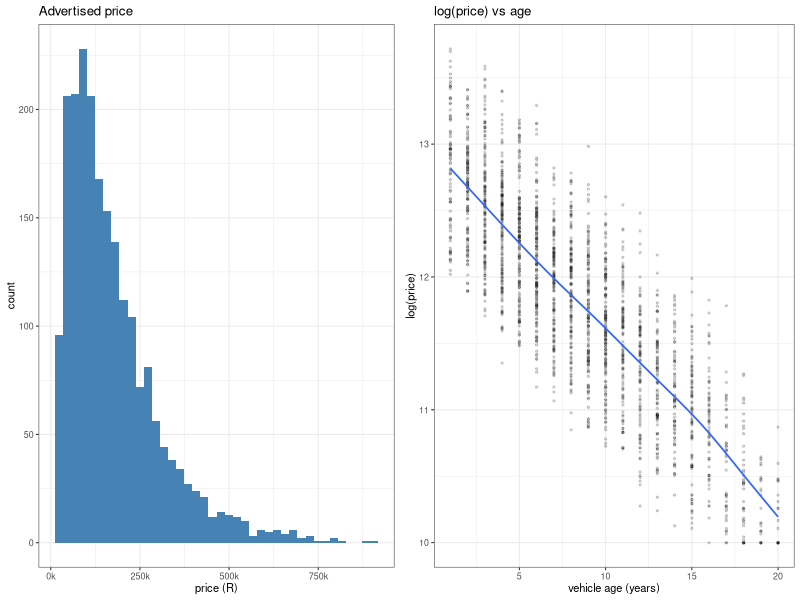
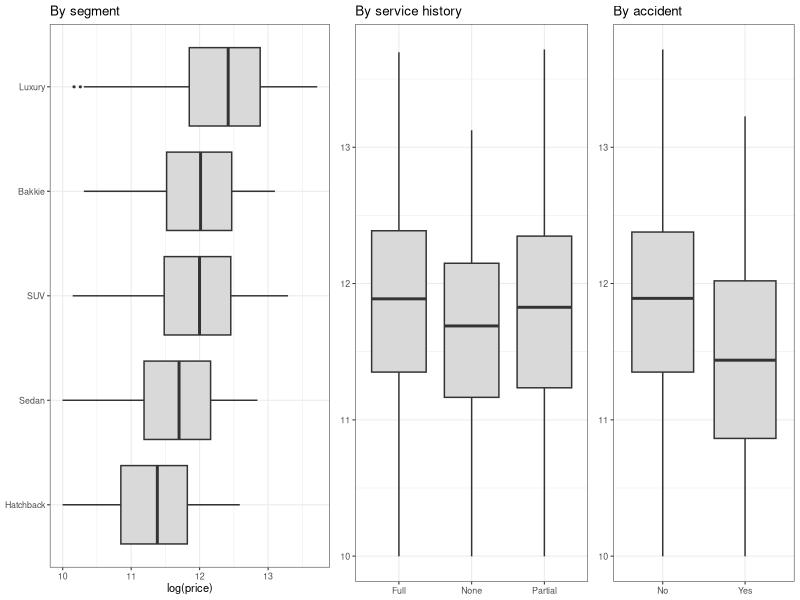
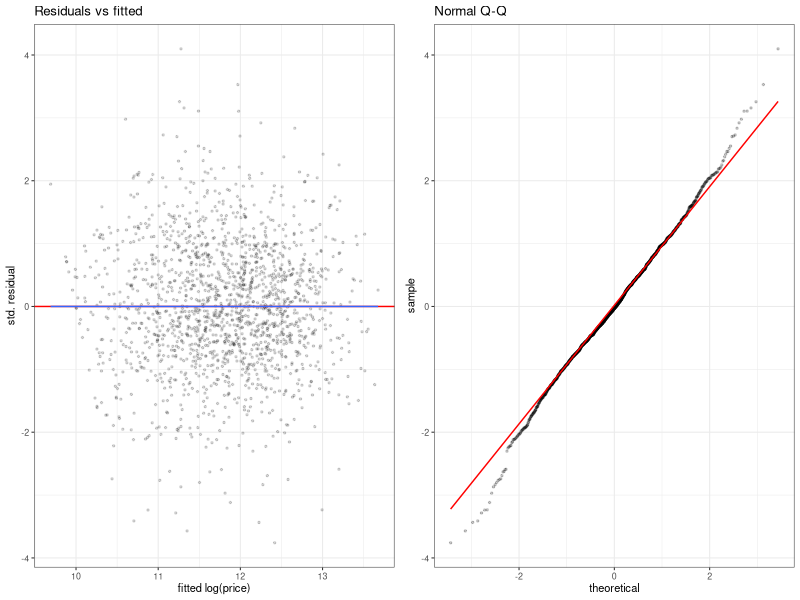
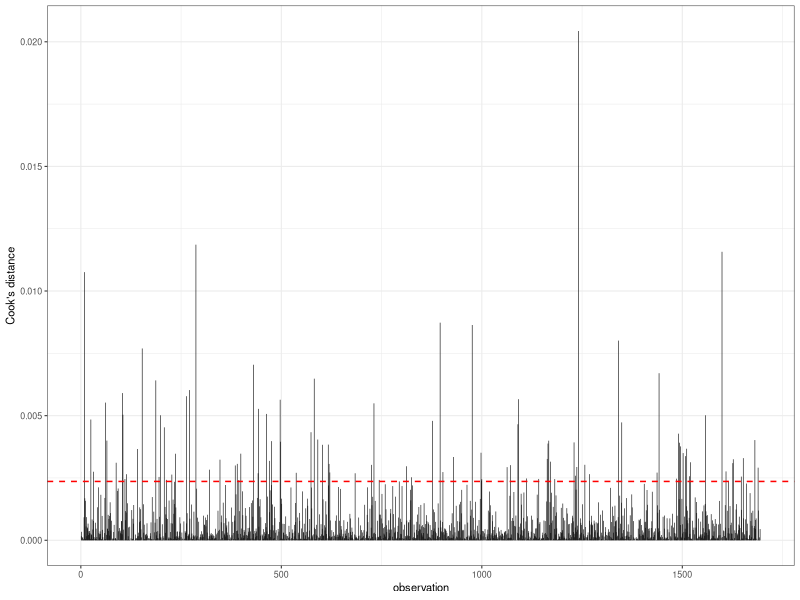

Source code (R) for these figures, in order:
## ---- chunk 1
knitr::opts_chunk$set(echo = TRUE, message = FALSE, warning = FALSE,
                      fig.align = "center", out.width = "95%")
suppressPackageStartupMessages({
  library(dplyr); library(ggplot2); library(ggpubr); library(scales)
  library(car); library(nortest); library(leaps)
})
theme_set(theme_bw(base_size = 8))
rmse <- function(y, yhat) sqrt(mean((y - yhat)^2))   # prediction accuracy metric
## ---- chunk 2
train_raw <- read.csv("Assignment Information and Data sets-20260907/project_traindata.txt",
                      stringsAsFactors = TRUE)
# listing_id is an identifier (not a characteristic); model_year is a perfect linear
# duplicate of vehicle_age (model_year + vehicle_age = 2026), so we keep vehicle_age only.
dat <- train_raw %>% select(-listing_id, -model_year)
## ---- chunk 3
p1 <- ggplot(dat, aes(price)) + geom_histogram(bins = 40, fill = "steelblue") +
  scale_x_continuous(labels = label_number(scale = 1e-3, suffix = "k")) +
  labs(x = "price (R)", y = "count", title = "Advertised price")
p2 <- ggplot(dat, aes(vehicle_age, log(price))) +
  geom_point(alpha = 0.15, size = 0.5) + geom_smooth(se = FALSE, linewidth = 0.6) +
  labs(x = "vehicle age (years)", y = "log(price)", title = "log(price) vs age")
ggarrange(p1, p2, ncol = 2)
## ---- chunk 4
b1 <- ggplot(dat, aes(reorder(segment, log(price), median), log(price))) +
  geom_boxplot(fill = "grey85", outlier.size = 0.4) + coord_flip() +
  labs(x = NULL, y = "log(price)", title = "By segment")
b2 <- ggplot(dat, aes(service_history, log(price))) +
  geom_boxplot(fill = "grey85", outlier.size = 0.4) +
  labs(x = NULL, y = NULL, title = "By service history")
b3 <- ggplot(dat, aes(accident_history, log(price))) +
  geom_boxplot(fill = "grey85", outlier.size = 0.4) +
  labs(x = NULL, y = NULL, title = "By accident")
ggarrange(b1, b2, b3, ncol = 3, widths = c(1.3, 1, 0.8))
## ---- chunk 5
set.seed(244)
idx   <- sample(seq_len(nrow(dat)), size = floor(0.80 * nrow(dat)))
train <- dat[idx, ]      # n = 1695
valid <- dat[-idx, ]     # n = 424
c(train = nrow(train), validation = nrow(valid), predictors = ncol(dat) - 1)
## ---- chunk 6
full_log <- lm(log(price) ~ ., data = train)
drop1(full_log, test = "F")                 # colour & warranty_months: not significant
step_aic <- step(full_log, direction = "both", trace = 0)   # confirms same reduced set
train <- train %>% select(-colour, -warranty_months)
valid <- valid %>% select(-colour, -warranty_months)
## ---- chunk 7
f0 <- log(price) ~ .                                                        # reduced additive
f1 <- log(price) ~ . - vehicle_age + poly(vehicle_age, 2)                   # + age^2
f2 <- log(price) ~ . - vehicle_age - mileage +
        poly(vehicle_age, 2) + poly(mileage, 2)                             # + mileage^2
f3 <- log(price) ~ . - vehicle_age - mileage +
        poly(vehicle_age, 2) + poly(mileage, 2) + segment:poly(vehicle_age, 2)  # + segment x age
mods <- list(Additive = f0, `+age^2` = f1, `+mileage^2` = f2, `+seg:age` = f3)
res <- sapply(mods, function(f) {
  m  <- lm(f, data = train)
  s2 <- summary(m)$sigma^2                       # log-normal back-transform bias correction
  c(adjR2   = summary(m)$adj.r.squared,
    trRMSE  = rmse(train$price, exp(predict(m, train)) * exp(s2 / 2)),
    valRMSE = rmse(valid$price, exp(predict(m, valid)) * exp(s2 / 2)))
})
tab <- t(res)
data.frame(adjR2 = round(tab[, "adjR2"], 3),
           trainRMSE = round(tab[, "trRMSE"]),
           validRMSE = round(tab[, "valRMSE"]))
## ---- chunk 8
final <- lm(f3, data = train)
sigma2 <- summary(final)$sigma^2
## ---- chunk 9
fit_df <- data.frame(fitted = fitted(final), resid = rstandard(final))
d1 <- ggplot(fit_df, aes(fitted, resid)) + geom_point(alpha = 0.15, size = 0.5) +
  geom_hline(yintercept = 0, colour = "red") + geom_smooth(se = FALSE, linewidth = 0.5) +
  labs(x = "fitted log(price)", y = "std. residual", title = "Residuals vs fitted")
d2 <- ggplot(fit_df, aes(sample = resid)) + stat_qq(alpha = 0.2, size = 0.5) + stat_qq_line(colour = "red") +
  labs(x = "theoretical", y = "sample", title = "Normal Q-Q")
ggarrange(d1, d2, ncol = 2)
## ---- chunk 10
round(sort(vif(lm(log(price) ~ ., data = train))[, 3]^2), 2)  # (GVIF^(1/2df))^2 per predictor
## ---- chunk 11
infl <- data.frame(obs = seq_len(nrow(train)), cook = cooks.distance(final))
ggplot(infl, aes(obs, cook)) + geom_segment(aes(xend = obs, yend = 0), linewidth = 0.2) +
  geom_hline(yintercept = 4 / nrow(train), colour = "red", linetype = 2) +
  labs(x = "observation", y = "Cook's distance", title = NULL)
## ---- chunk 12
co <- summary(final)$coefficients
show <- c("transmissionManual","fuel_typePetrol","engine_size",
          "service_historyNone","service_historyPartial","accident_historyYes",
          "previous_owners","seller_typePrivate")
pct <- function(b) sprintf("%+.1f%%", 100 * (exp(b) - 1))
tab <- data.frame(term = show,
                  `pct change in price` = sapply(show, function(t) pct(co[t, 1])),
                  check.names = FALSE)
knitr::kable(tab, row.names = FALSE)
## ---- chunk 13
final_full <- lm(f3, data = dat %>% select(-colour, -warranty_months))
s2_full    <- summary(final_full)$sigma^2

test <- read.csv("Assignment Information and Data sets-20260907/project_testdata.txt",
                 stringsAsFactors = TRUE)
pred_price <- exp(predict(final_full, test)) * exp(s2_full / 2)

submission <- data.frame(listing_id = test$listing_id, price = round(pred_price))
write.csv(submission, "competition_predictions.csv", row.names = FALSE)
head(submission, 3)
